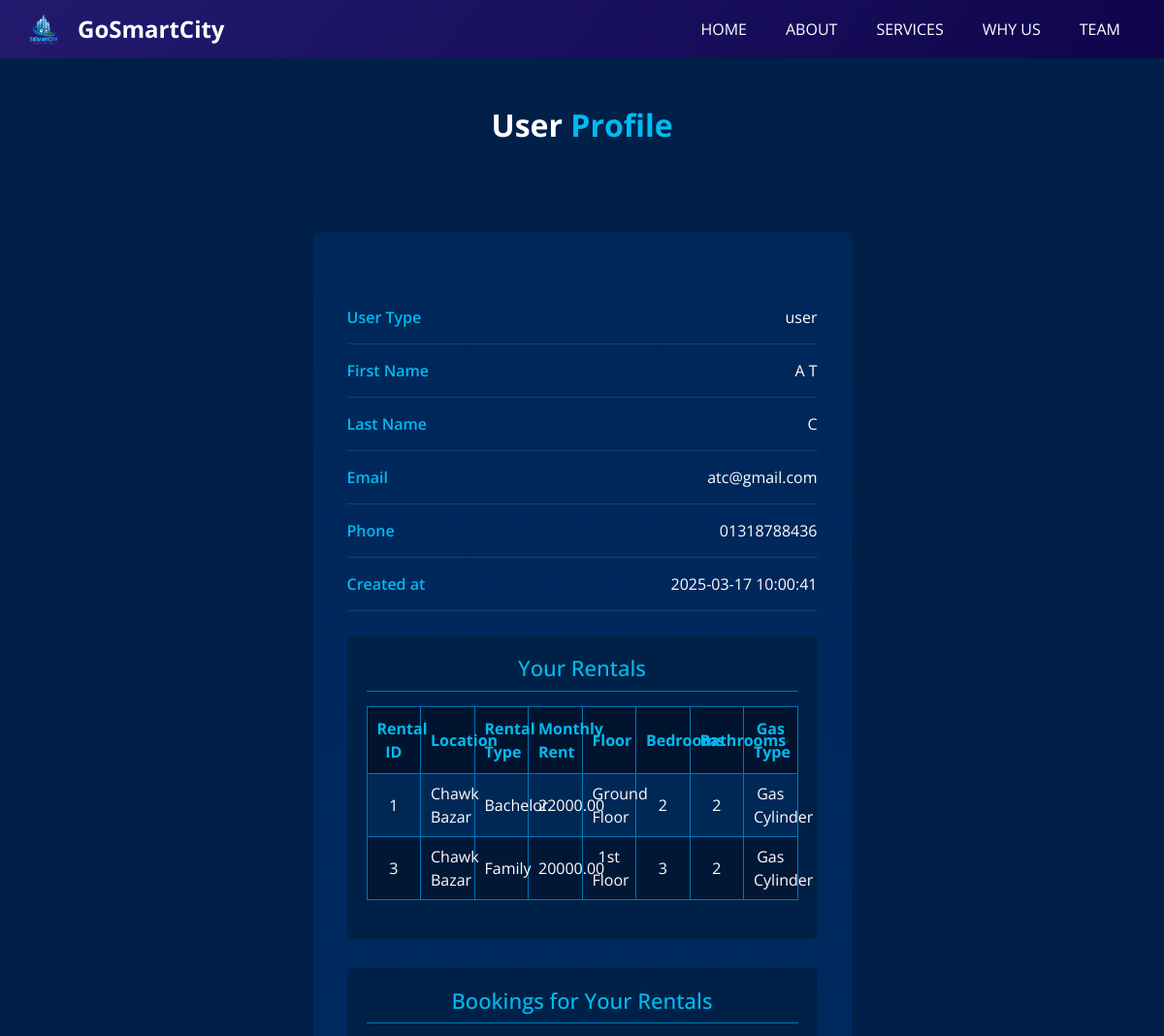
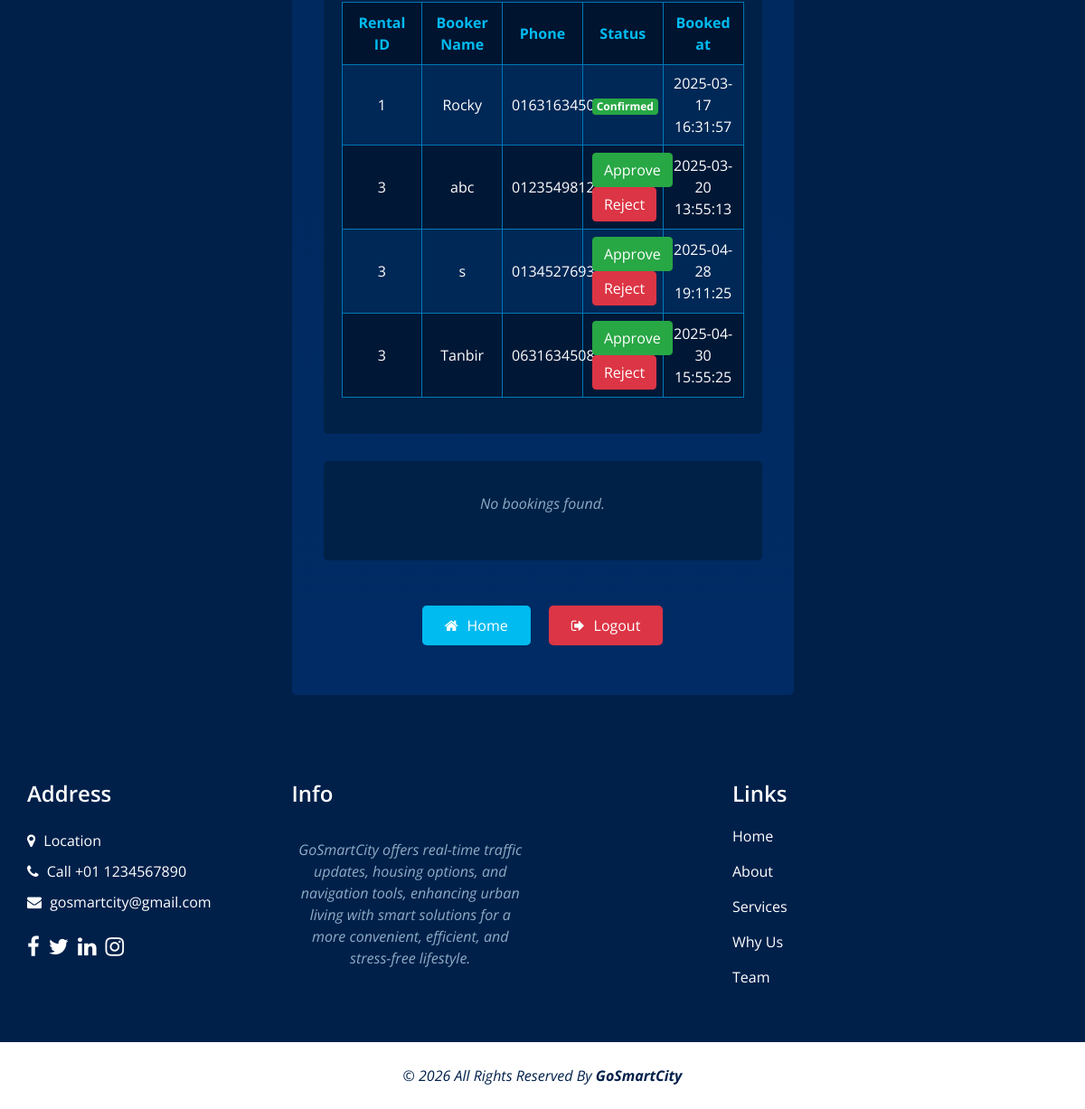
/profile.php (signed in), run on the app's committed database (2 pictures, top to bottom).
### tables this page shows
CREATE TABLE `rentals` (
  `id` int(11) NOT NULL,
  `user_id` int(11) NOT NULL,
  `rental_type` enum('Family','Bachelor') NOT NULL,
  `location` enum('Chawk Bazar','Bakalia','Jamal Khan') NOT NULL,
  `floor` enum('Ground Floor','1st Floor','2nd Floor') NOT NULL,
  `bedrooms` int(11) NOT NULL,
  `bathrooms` int(11) NOT NULL,
  `gas_type` enum('Gas Meter','Gas Cylinder') NOT NULL,
  `monthly_rent` decimal(10,2) NOT NULL,
  `features` text DEFAULT NULL,
  `created_at` timestamp NOT NULL DEFAULT current_timestamp()
);

CREATE TABLE `bookings` (
  `id` int(11) NOT NULL,
  `rental_id` int(11) NOT NULL,
  `owner_id` int(11) NOT NULL,
  `user_name` varchar(255) NOT NULL,
  `user_phone` varchar(20) NOT NULL,
  `user_email` varchar(255) DEFAULT NULL,
  `status` enum('Pending','Approved','Rejected') NOT NULL DEFAULT 'Pending',
  `created_at` timestamp NOT NULL DEFAULT current_timestamp()
);

### profile.php (the view, shortened to what this page needs)
<?php
$conn = getDatabaseConnection();
$user_id = $_SESSION["id"];
$user_email = $_SESSION["email"];
$query1 = "SELECT * FROM rentals WHERE user_id = ?";
$stmt1 = $conn->prepare($query1);
$stmt1->bind_param("i", $user_id);
$stmt1->execute();
$rentals = $stmt1->get_result()->fetch_all(MYSQLI_ASSOC);
$query2 = "SELECT b.id, b.owner_id, b.user_name, b.user_phone, b.rental_id, b.status, b.created_at,
          r.location, r.monthly_rent
          FROM bookings b
          JOIN rentals r ON b.rental_id = r.id
          WHERE b.owner_id = ?";
$stmt2 = $conn->prepare($query2);
$stmt2->bind_param("i", $user_id);
$stmt2->execute();
$bookings = $stmt2->get_result()->fetch_all(MYSQLI_ASSOC);
$query3 = "SELECT
            bookings.id AS booking_id, bookings.status, bookings.created_at,
            rentals.rental_type, rentals.location, rentals.floor, rentals.bedrooms, rentals.bathrooms,
            rentals.gas_type, rentals.monthly_rent, rentals.features
          FROM bookings
          JOIN rentals ON bookings.rental_id = rentals.id
          WHERE bookings.user_email = ?
          ORDER BY bookings.created_at DESC";
$stmt3 = $conn->prepare($query3);
$stmt3->bind_param("s", $user_email);
$stmt3->execute();
$result = $stmt3->get_result();
?>
<!DOCTYPE html>
<html lang="en">
<head>
    <link rel="stylesheet" type="text/css" href="css/bootstrap.css" />
    <link href="css/font-awesome.min.css" rel="stylesheet" />
    <link href="css/responsive.css" rel="stylesheet" />
    <link href="css/style.css" rel="stylesheet" />
    <link rel="stylesheet" href="css/profile.css">
    <link rel="stylesheet" href="css/info.css">
</head>
<body>
<body class="sub_page">
    <div class="hero_area">
      <header class="header_section">
        <div class="container-fluid">
          <nav class="navbar navbar-expand-lg custom_nav-container">
            <a class="navbar-brand" href="index.php">
              <img
                src="images/GoSmartCitygreen.png"
                alt="GoSmartCity Logo"
                class="brand-logo"
              />
              <span> GoSmartCity </span>
            </a>
            <div class="collapse navbar-collapse" id="navbarSupportedContent">
              <ul class="navbar-nav">
                <li class="nav-item">
                  <a class="nav-link" href="index.php">Home </a>
                </li>
                <li class="nav-item">
                  <a class="nav-link" href="about.html"> About</a>
                </li>
                <li class="nav-item">
                  <a class="nav-link" href="service.html">Services</a>
                </li>
                <li class="nav-item">
                  <a class="nav-link" href="why.html">Why Us</a>
                </li>
                <li class="nav-item">
                  <a class="nav-link" href="team.html">Team</a>
                </li>
              </ul>
            </div>
          </nav>
        </div>
      </header>
    </div>
<section class="profile_section layout_padding">
  <div class="container-fluid">
    <div class="heading_container heading_center">
      <h2 class="">User <span>Profile</span></h2>
    </div>
    <div class="profile_container">
      <div class="row">
        <div class="col-lg-6 mx-auto">
          <div class="box">
            <div class="detail-box">
              <div class="profile-row">
                <div class="label">User Type</div>
                <div class="value"><?=$_SESSION["user_type"]?></div>
              </div>
              <div class="profile-row">
                <div class="label">First Name</div>
                <div class="value"><?=$_SESSION["first_name"]?></div>
              </div>
              <div class="profile-row">
                <div class="label">Last Name</div>
                <div class="value"><?=$_SESSION["last_name"]?></div>
              </div>
              <div class="profile-row">
                <div class="label">Email</div>
                <div class="value"><?=$_SESSION["email"]?></div>
              </div>
              <div class="profile-row">
                <div class="label">Phone</div>
                <div class="value"><?=$_SESSION["phone"]?></div>
              </div>
              <div class="profile-row">
                <div class="label">Created at</div>
                <div class="value"><?=$_SESSION["created_at"]?></div>
              </div>
            </div>
<div class="profile-section">
    <?php if (!empty($rentals)): ?>
        <h3>Your Rentals</h3>
        <table>
            <tr>
                <th>Rental ID</th>
                <th>Location</th>
                <th>Rental Type</th>
                <th>Monthly Rent</th>
                <th>Floor</th>
                <th>Bedrooms</th>
                <th>Bathrooms</th>
                <th>Gas Type</th>
            </tr>
            <?php foreach ($rentals as $rental): ?>
            <tr>
                <td><?= htmlspecialchars($rental['id']) ?></td>
                <td><?= htmlspecialchars($rental['location']) ?></td>
                <td><?= htmlspecialchars($rental['rental_type']) ?></td>
                <td><?= htmlspecialchars($rental['monthly_rent']) ?></td>
                <td><?= htmlspecialchars($rental['floor']) ?></td>
                <td><?= htmlspecialchars($rental['bedrooms']) ?></td>
                <td><?= htmlspecialchars($rental['bathrooms']) ?></td>
                <td><?= htmlspecialchars($rental['gas_type']) ?></td>
            </tr>
            <?php endforeach; ?>
        </table>
    <?php else: ?>
        <p>You have not listed any rentals.</p>
    <?php endif; ?>
</div>
<div class="profile-section">
    <?php if (!empty($bookings)): ?>
        <h3>Bookings for Your Rentals</h3>
        <table>
            <tr>
                <th>Rental ID</th>
                <th>Booker Name</th>
                <th>Phone</th>
                <th>Status</th>
                <th>Booked at</th>
            </tr>
            <?php foreach ($bookings as $booking): ?>
            <tr>
                <td><?= htmlspecialchars($booking['rental_id']) ?></td>
                <td><?= htmlspecialchars($booking['user_name']) ?></td>
                <td><?= htmlspecialchars($booking['user_phone']) ?></td>
                <td>
                <?php if ($booking['status'] == 'Pending'): ?>
        <a href="approve_booking.php?booking_id=<?= $booking['id'] ?>&action=approve" class="btn btn-success">Approve</a>
        <a href="approve_booking.php?booking_id=<?= $booking['id'] ?>&action=reject" class="btn btn-danger">Reject</a>
    <?php elseif ($booking['status'] == 'Approved'): ?>
        <span class="badge bg-success">Confirmed</span>
    <?php elseif ($booking['status'] == 'Rejected'): ?>
        <span class="badge bg-danger">Rejected</span>
    <?php else: ?>
        <span class="badge bg-warning">Unknown</span>
    <?php endif; ?>
</td>
                <td><?= htmlspecialchars($booking['created_at']) ?></td>
            </tr>
            <?php endforeach; ?>
        </table>
    <?php else: ?>
        <p>No bookings for your rentals yet.</p>
    <?php endif; ?>
</div>
<div class="profile-section">
    <?php if ($result->num_rows > 0): ?>
        <h3>Your Bookings</h3>
        <table>
            <tr>
                <th>Rental Type</th>
                <th>Location</th>
                <th>Floor</th>
                <th>Bedrooms</th>
                <th>Bathrooms</th>
                <th>Gas Type</th>
                <th>Monthly Rent</th>
                <th>Booking Date</th>
                <th>Status</th>
            </tr>
            <?php while ($row = $result->fetch_assoc()): ?>
            <tr>
                <td><?= htmlspecialchars($row['rental_type']) ?></td>
                <td><?= htmlspecialchars($row['location']) ?></td>
                <td><?= htmlspecialchars($row['floor']) ?></td>
                <td><?= htmlspecialchars($row['bedrooms']) ?></td>
                <td><?= htmlspecialchars($row['bathrooms']) ?></td>
                <td><?= htmlspecialchars($row['gas_type']) ?></td>
                <td>৳<?= htmlspecialchars($row['monthly_rent']) ?></td>
                <td><?= htmlspecialchars($row['created_at']) ?></td>
                <td>
                    <?php if ($row['status'] == 'Approved'): ?>
                        <span class="badge bg-success">Approved</span>
                    <?php elseif ($row['status'] == 'Pending'): ?>
                        <span class="badge bg-warning text-dark">Pending</span>
                    <?php else: ?>
                        <span class="badge bg-danger">Rejected</span>
                    <?php endif; ?>
                </td>
            </tr>
            <?php endwhile; ?>
        </table>
    <?php else: ?>
        <p class="text-center">No bookings found.</p>
    <?php endif; ?>
</div>
            <div class="social_box">
              <a href="index.php" class="btn-home">
                <i class="fa fa-home" aria-hidden="true"></i> Home
              </a>
              <a href="logout.php" class="btn-logout">
                <i class="fa fa-sign-out" aria-hidden="true"></i> Logout
              </a>
            </div>
          </div>
        </div>
      </div>
    </div>
  </div>
</section>
        <section class="info_section layout_padding2">
      <div class="container">
        <div class="row">
          <div class="col-md-6 col-lg-3 info_col">
            <div class="info_contact">
              <h4>Address</h4>
              <div class="contact_link_box">
                <a href="">
                  <i class="fa fa-map-marker" aria-hidden="true"></i>
                  <span> Location </span>
                </a>
                <a href="">
                  <i class="fa fa-phone" aria-hidden="true"></i>
                  <span> Call +01 1234567890 </span>
                </a>
                <a href="">
                  <i class="fa fa-envelope" aria-hidden="true"></i>
                  <span> gosmartcity@gmail.com </span>
                </a>
              </div>
            </div>
            <div class="info_social">
              <a href="">
                <i class="fa fa-facebook" aria-hidden="true"></i>
              </a>
              <a href="">
                <i class="fa fa-twitter" aria-hidden="true"></i>
              </a>
              <a href="">
                <i class="fa fa-linkedin" aria-hidden="true"></i>
              </a>
              <a href="">
                <i class="fa fa-instagram" aria-hidden="true"></i>
              </a>
            </div>
          </div>
          <div class="col-md-6 col-lg-3 info_col">
            <div class="info_detail">
              <h4>Info</h4>
              <p>
                GoSmartCity offers real-time traffic updates, housing options,
                and navigation tools, enhancing urban living with smart
                solutions for a more convenient, efficient, and stress-free
                lifestyle.
              </p>
            </div>
          </div>
          <div class="col-md-6 col-lg-2 mx-auto info_col">
            <div class="info_link_box">
              <h4>Links</h4>
              <div class="info_links">
                <a class="" href="index.html"> Home </a>
                <a class="" href="about.html"> About </a>
                <a class="" href="service.html"> Services </a>
                <a class="" href="why.html"> Why Us </a>
                <a class="" href="team.html"> Team </a>
              </div>
            </div>
          </div>
        </div>
      </div>
    </section>
    <section class="footer_section">
      <div class="container">
        <p>
          &copy; <span id="displayYear"></span> All Rights Reserved By
          <b>GoSmartCity</b>
        </p>
      </div>
    </section>
</body>
</html>

### data on the page
rentals: id "1", location "Chawk Bazar", rental_type "Bachelor", monthly_rent "22000.00", floor "Ground Floor", bedrooms "2", bathrooms "2", gas_type "Gas Cylinder"
rentals: id "3", location "Chawk Bazar", rental_type "Family", monthly_rent "20000.00", floor "1st Floor", bedrooms "3", bathrooms "2", gas_type "Gas Cylinder"
bookings: rental "1", user_name "Rocky", user_phone "01631634508", status "Confirmed", created_at "2025-03-17 16:31:57"
bookings: rental "3", user_name "abc", user_phone "01235498123", created_at "2025-03-20 13:55:13"
bookings: rental "3", user_name "s", user_phone "01345276931", created_at "2025-04-28 19:11:25"
bookings: rental "3", user_name "Tanbir", user_phone "0631634508", created_at "2025-04-30 15:55:25"

### other printed values
$_SESSION["user_type"] "user"
$_SESSION["first_name"] "A T"
$_SESSION["last_name"] "C"
$_SESSION["email"] "atc@gmail.com"
$_SESSION["phone"] "01318788436"
$_SESSION["created_at"] "2025-03-17 10:00:41"
